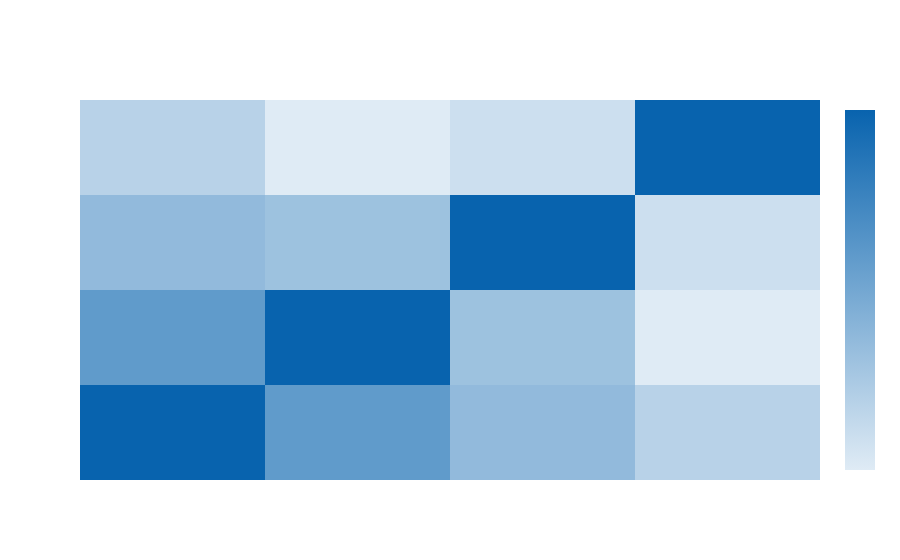

The cell this chart's notebook holds for it:
### Code cell
###YES
import plotly.graph_objects as go
labels1=corr_1.columns
fig = go.Figure(go.Heatmap(
    z= mxcyes,
    x=labels1,
    y=labels1,
    colorscale= [
        [0, 'rgb(223,235,245)'],        #0
       
        [1., 'rgb(8,99,174)'],             #100000

    ],
    colorbar= dict(
        tick0= 0,
        tickmode= 'array',
        tickvals= [0, 1000, 10000, 100000]
    )
))

fig.update_layout(yaxis={'visible': False, 'showticklabels': False})
fig.update_layout(xaxis={'visible': False, 'showticklabels': False})


fig.show()

### Figure 1 — Plotly figure (JSON) as saved in the notebook; plotly's stock layout.template omitted (floating-point values rounded to 4 significant figures)
{"data": [{"colorbar": {"tick0": 0, "tickmode": "array", "tickvals": [0, 1000, 10000, 100000]}, "colorscale": [[0, "rgb(223,235,245)"], [1, "rgb(8,99,174)"]], "type": "heatmap", "x": ["A INNOVATION STRATEGY - 4: As a whole / in summary, the plans and governing documents we have for innovation provide the right conditions for innovation work", "B ORGANIZATION - 12: As a whole / in summary, the organization provides the right conditions for innovation work", "C INNOVATION PROJECT - 16: As a whole / in summary, there are good conditions to run innovation projects from \"ear to loaf\"", "D VALUE NETWORK - 19: As a whole / in summary, our authority has an external collaboration that creates the right conditions for innovation work"], "y": ["A INNOVATION STRATEGY - 4: As a whole / in summary, the plans and governing documents we have for innovation provide the right conditions for innovation work", "B ORGANIZATION - 12: As a whole / in summary, the organization provides the right conditions for innovation work", "C INNOVATION PROJECT - 16: As a whole / in summary, there are good conditions to run innovation projects from \"ear to loaf\"", "D VALUE NETWORK - 19: As a whole / in summary, our authority has an external collaboration that creates the right conditions for innovation work"], "z": [[1, 0.72, 0.5609, 0.4406], [0.72, 1, 0.5247, 0.3162], [0.5609, 0.5247, 1, 0.3779], [0.4406, 0.3162, 0.3779, 1]]}], "layout": {"autosize": true, "xaxis": {"autorange": true, "range": [-0.5, 3.5], "showticklabels": false, "type": "category", "visible": false}, "yaxis": {"autorange": true, "range": [-0.5, 3.5], "showticklabels": false, "type": "category", "visible": false}}}
